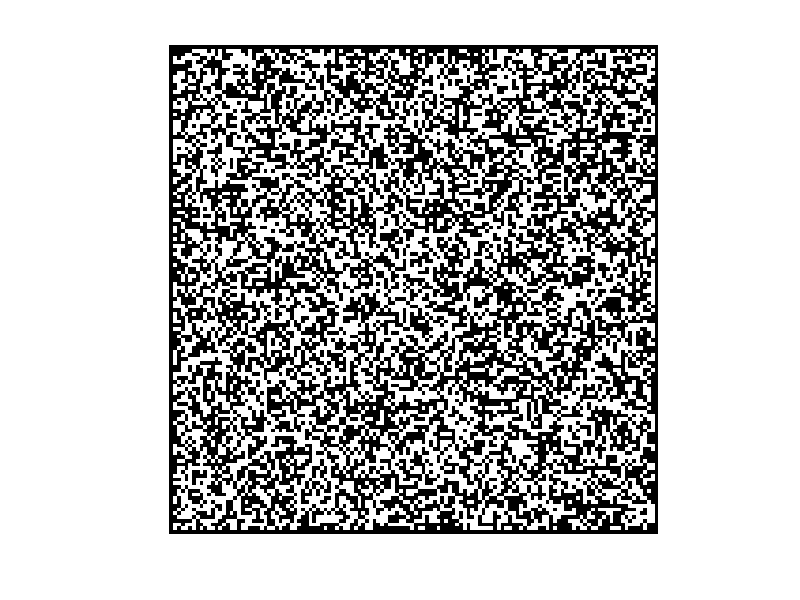

This figure's MATLAB source:
state = zeros(130,130);

for row = 2:size(state)(1)-1
    for column = 2:size(state)(2)-1
        value = rand();
        if (value>=0.5)
            state(row,column)=255;
        endif
    endfor
endfor
history = state;

imshow(state)
imwrite(state, "Iteration-0.png")

N = 10^5;
for time = 1:N
    x = floor(rand()*size(state)(1));
    y = floor(rand()*size(state)(2));
    if ((x>2)&&(x<size(state)(1)-2)&&(y>2)&&(y<size(state)(2)-2))
        like = sum(sum(state(x-1:x+1, y-1:y+1)));
        if (like>4*255)
            state(x,y)=255;
        else
            state(x,y)=0;
        endif
    endif
    if (mod(time,500)==0)
        name = sprintf("Iteration-%d.png", time);
        imwrite(state, name);
    endif
endfor
